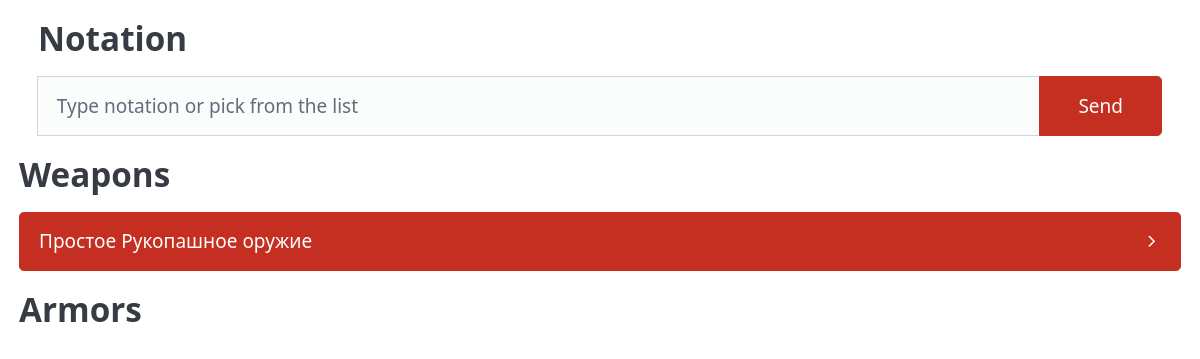
Before: / with the older database file.
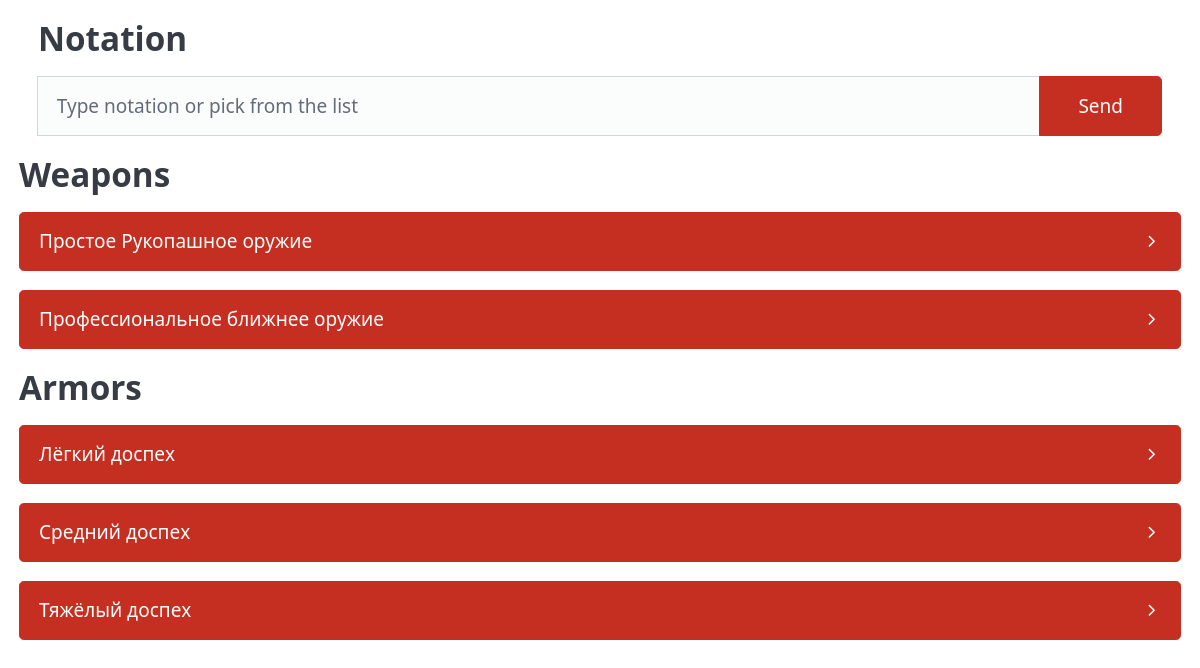
After: the same page with the newer database file.
### dice/models.py (models this page shows, shortened)
class WeaponType(models.Model):
    id = models.UUIDField(
        primary_key=True,
        default=uuid.uuid4,
        editable=False,
        verbose_name="ID вида",
        help_text="Уникальный идентификатор вида оружия",
    )
    name = models.CharField(
        max_length=100,
        verbose_name="Имя вида",
        help_text="Название вида оружия",
    )
    class Meta:
        verbose_name = "Вид оружия"
        verbose_name_plural = "Виды оружия"
        ordering = ["name"]
        indexes = [
            models.Index(fields=["id"], name="weapon_type_id_idx"),
        ]

class ArmorType(models.Model):
    id = models.UUIDField(
        primary_key=True,
        default=uuid.uuid4,
        editable=False,
        verbose_name="ID вида",
        help_text="Уникальный идентификатор вида доспеха",
    )
    name = models.CharField(
        max_length=100,
        verbose_name="Имя вида",
        help_text="Название вида доспеха",
    )
    class Meta:
        verbose_name = "Вид доспеха"
        verbose_name_plural = "Виды доспеха"
        ordering = ["name"]
        indexes = [
            models.Index(fields=["id"], name="armor_type_id_idx"),
        ]

### dice/views.py (the view)
# urls.py: path('', views.weapon_list, name='weapon_list'),
def weapon_list(request):
    weapon_types = WeaponType.objects.order_by("name").prefetch_related(
        Prefetch("weapons", queryset=Weapon.objects.select_related("weapon_type").order_by("weapon_type__name", "name"))
    )
    armor_types = ArmorType.objects.order_by("name").prefetch_related(
        Prefetch("armors", queryset=Armor.objects.select_related("armor_type").order_by("armor_type__name", "name"))
    )
    return render(request, "dice/catalog.html", {'weapon_types': weapon_types,
                                                 'armor_types': armor_types,
                                                 'dice_api_url': "/api/roll",
                                                 })

### dice/templates/dice/catalog.html (shortened to what this page needs)
{% load static %}
    <!DOCTYPE html>
    <html>
    <head>
        <link rel="stylesheet" href="{% static 'css/pico.red.css' %}">
        <link rel="stylesheet" href="{% static 'css/pico.colors.css' %}">
    </head>
    <body>
        <main class='container-fluid'>
        <form id="notation-form" method="get" action="{{ roll_api_url }}" role='text'>
        <fieldset role="group" class='container-fluid pico-color-red-650'>
            <legend><h2>Notation</h2></legend>
            <input
            type="text"
            id="q"
            name="q"
            placeholder="Type notation or pick from the list"
            aria-label="Query"
            required
            label="Notation"
            />
            <button type="submit">Send</button>
        </fieldset>
        </form>
        <section aria-labelledby="weapons-heading">
        <h2 id="weapons-heading">Weapons</h2>
        {% for wt in weapon_types %}
        <details>
        <summary role="button">{{ wt.name }}</summary>
        </details>
        {% endfor %}
        </section>
        <section aria-labelledby="armors-heading">
        <h2 id="armors-heading">Armors</h2>
        {% for at in armor_types %}
        <details>
        <summary role="button">{{ at.name }}</summary>
        </details>
        {% endfor %}
        </section>
        </main>
  </body>
</html>

Changed rows visible on the page:
added WeaponType: name "Профессиональное ближнее оружие"
added ArmorType: name "Лёгкий доспех"
added ArmorType: name "Средний доспех"
added ArmorType: name "Тяжёлый доспех"
